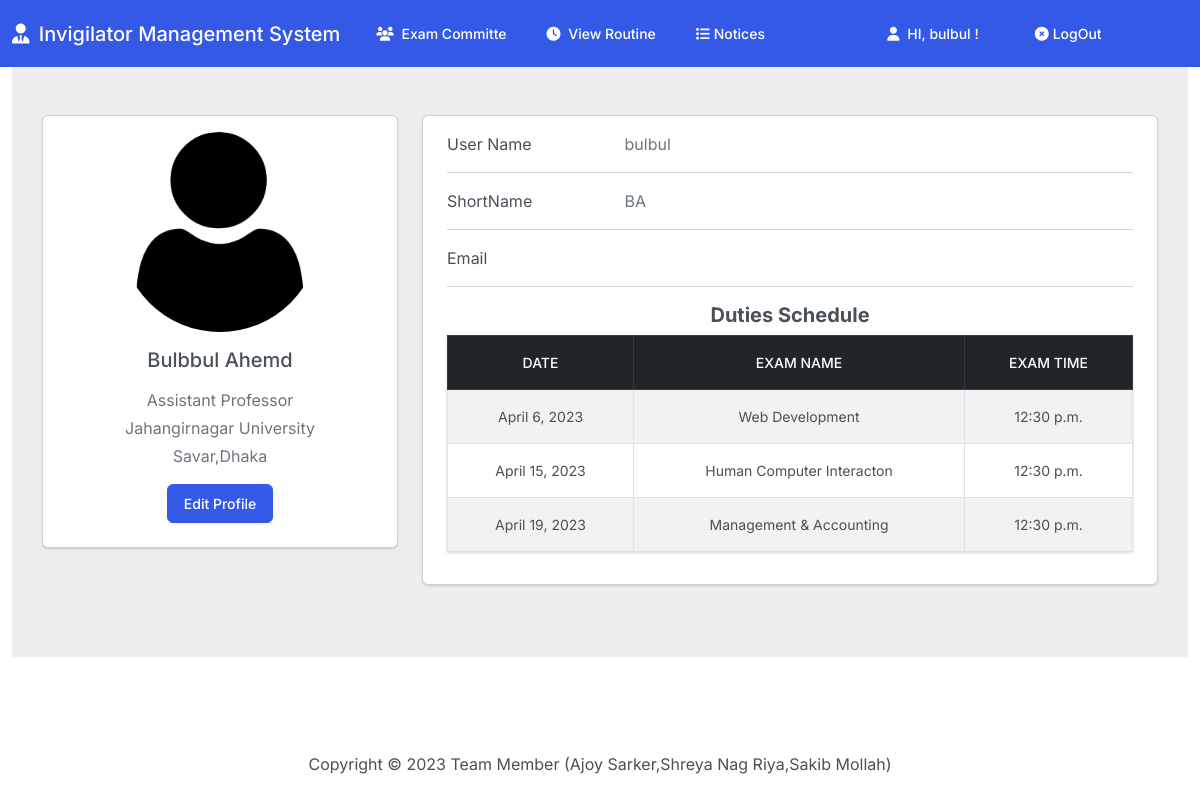
The app's page /profile/bulbul/ (signed in) with its own data.
### InvApp/models.py (models this page shows, shortened)
class Teacher (models.Model):
    choice = (
        ('Yes', 'Chairman'),
        ('No', 'Just a Teacher')
    )
    user = models.OneToOneField(User, on_delete=models.CASCADE, null=True)
    first_name = models.CharField(max_length=50)
    last_name = models.CharField(max_length=50)
    short_name = models.CharField(max_length=10, null=True, unique=True)
    designation = models.CharField(max_length=50)
    image = models.ImageField(upload_to='images/', default='images/default_image.png')

class Exam(models.Model):
    subject = models.OneToOneField(Course, on_delete=models.CASCADE, null=True)
    date = models.DateField()
    exam_time = models.TimeField(null=True)
    teachers = models.ManyToManyField(Teacher, null=True)

class Course (models.Model):
    course_name = models.CharField(max_length=200, null=True, unique=True)
    course_teacher = models.OneToOneField(
        Teacher, on_delete=models.CASCADE, null=True)
    def __str__(self):
        return self.course_name

### InvApp/views.py (the view)
# urls.py: path('profile/<str:username>/', views.ProfileView.as_view(), name='profile'),
class ProfileView(LoginRequiredMixin, TemplateView):
    template_name = "inv/profile_detail.html"
    login_url = 'stu_login'
    def get_context_data(self, **kwargs):
        context = super().get_context_data(**kwargs)
        username = self.kwargs.get("username")
        user = User.objects.filter(username=username).first()
        if hasattr(user, 'teacher'):
            teacher = user.teacher
            exam = Exam.objects.filter(teachers=teacher)
            context['exams'] = exam
        context['user'] = user
        return context

### InvApp/templates/inv/profile_detail.html (shortened to what this page needs)
{% extends "inv/base.html" %} {% block title %} {{user.username}} - Profile Detail {% endblock %}
{% block body %}
<section style="background-color: #eee">
  <div class="container py-5">
    <div class="row">
      <div class="col-lg-4">
        <div class="card mb-4">
          <div class="card-body text-center">
            {% if user.teacher %}
            <img
            src="{{ user.teacher.image.url }}"
              alt="avatar"
              class="img-fluid rounded-circle shadow-4-strong"
              style="height: 200px; width: 200px; border-radius: 50%;"
            />
            {% endif %}
            {% if user.teacher %}
            <h5 class="my-3">
              {{user.teacher.first_name}} {{user.teacher.last_name}}
            </h5>
            <p class="text-muted mb-1">{{user.teacher.designation}}</p>
            {% endif %}
            <p class="text-muted mb-1">Jahangirnagar University</p>
            <p class="text-muted mb-3">Savar,Dhaka</p>
            {% if user.teacher %}
            <div class="d-flex justify-content-center mb-2">
              <button type="button" class="btn btn-primary">
                <a href="{% url 'edit_teacher' user.teacher.id %}" style="color:white">Edit Profile</a>
              </button>
            </div>
            {% endif %}
          </div>
        </div>
      </div>
      <div class="col-lg-8">
        <div class="card mb-4">
          <div class="card-body">
            <div class="row">
              <div class="col-sm-3">
                <p class="mb-0">User Name</p>
              </div>
              <div class="col-sm-9">
                <p class="text-muted mb-0">{{user.username}}</p>
              </div>
            </div>
            <hr />
             {% if user.teacher %}
            <div class="row">
              <div class="col-sm-3">
                <p class="mb-0">ShortName</p>
              </div>
              <div class="col-sm-9">
                <p class="text-muted mb-0">{{user.teacher.short_name}}</p>
              </div>
            </div>
            <hr />
            {% endif %}
            <div class="row">
              <div class="col-sm-3">
                <p class="mb-0">Email</p>
              </div>
              <div class="col-sm-9">
              </div>
            </div>
            {% if user.teacher %}
            <hr >
            <h5 class="text-center mb-2 fw-bold">Duties Schedule</h5>
            <table class="table table-hover
            table-striped table-bordered table-responsive
            border border-gray" >
              <thead>
                <tr class="table-dark">
                  <th class=" text-center" scope="col">Date</th>
                  <th class=" text-center" scope="col">Exam Name</th>
                  <th class=" text-center" scope="col">Exam Time</th>
                </tr>
              </thead>
              <tbody>
                {% for exam in exams %}
                <tr>
                  <td class=" text-center ">{{exam.date}}</td>
                  <td class=" text-center ">{{exam.subject}}</td>
                  <td class=" text-center ">{{exam.exam_time}}</td>
                  {% endfor %}
                </tr>
              </tbody>
            </table>
            {% endif %}
          </div>
        </div>
      </div>
    </div>
  </div>
</section>
{% endblock %}

### InvApp/templates/inv/base.html (shortened to what this page needs)
{% load static %}
<!DOCTYPE html>
<html lang="en">
  <head>
    <link
      rel="stylesheet"
      href="https://cdnjs.cloudflare.com/ajax/libs/OwlCarousel2/2.3.4/assets/owl.carousel.min.css"
    />
    <link
      rel="stylesheet"
      href="https://cdnjs.cloudflare.com/ajax/libs/OwlCarousel2/2.3.4/assets/owl.theme.default.min.css"
    />
    <link
      rel="stylesheet"
      href="https://cdnjs.cloudflare.com/ajax/libs/font-awesome/6.2.0/css/all.min.css"
    />
    <link
      rel="stylesheet"
      href="https://cdnjs.cloudflare.com/ajax/libs/font-awesome/6.1.1/css/all.min.css"
    />
    <link href="{% static 'css/bootstrap.min.css' %}" rel="stylesheet" />
    <link href="{% static 'css/style.css' %}" rel="stylesheet" />
  </head>
  <body class="d-flex flex-column min-vh-100">
    <nav class="navbar navbar-expand-lg navbar-dark bg-primary">
      <div class="container-fluid">
        <a class="navbar-brand" href="{% url 'index' %}">
          <i class="fa-solid fa-user-tie  me-1"></i>
          {% if user.is_authenticated and user.is_superuser %}
          Invigilator
          {% else %}
          Invigilator Management System
          {% endif%}
        </a>
        <div class="collapse navbar-collapse" id="navbarColor01">
          <ul class="navbar-nav me-auto">
            {% if user.is_authenticated and user.is_superuser or user.teacher %}
            <li class="nav-item">
              <a class="nav-link" href="{% url 'viewcommittellist' %}">
                <i class="fa-sharp fa-solid fa-users  me-1"></i>
                Exam Committe
              </a>
            </li>
            {% endif %}
            <li class="nav-item">
              <a class="nav-link" href="{% url 'viewallsemester' %}">
                <i class="fa-solid fa-clock  me-1"></i> View Routine
              </a>
            </li>
            <li class="nav-item">
              <a class="nav-link" href="{% url 'allnotice' %}">
                <i class="fa-solid fa-list  me-1"></i>Notices
              </a>
            </li>
          </ul>
          <ul class="navbar-nav me-auto">
            {% if user.is_authenticated %}
            <li class="nav-item ms-lg-4">
              <a class="nav-link" href="{% url 'profile' username=user.username %}">
                <i class="fa-solid fa-user me-1"></i>
                HI, {{ user.username }} !
              </a>
            </li>
            <li class="nav-item ms-lg-4">
              <a class="nav-link" href="{% url 'logout' %}">
                <i class="fa-solid fa-circle-xmark  me-1 " ></i>LogOut
              </a>
            </li>
            {% endif %}
          </ul>
        </div>
      </div>
    </nav>
    <div class="container-fluid">
      {% block body %}
      {% endblock %}
    </div>
    <footer class="mt-auto mb-4">
      <div class="text-center">
        <span>
          Copyright &copy;
          Team Member (Ajoy Sarker,Shreya Nag Riya,Sakib Mollah)
        </span>
      </div>
    </footer>
  </body>
</html>

### records on screen
Exam: date "April 6, 2023", subject "Web Development", exam_time "12:30 p.m."
Exam: date "April 15, 2023", subject "Human Computer Interacton", exam_time "12:30 p.m."
Exam: date "April 19, 2023", subject "Management & Accounting", exam_time "12:30 p.m."

### other values on screen
{{ user.username }} "bulbul"
{{ user.teacher.first_name }} "Bulbbul"
{{ user.teacher.last_name }} "Ahemd"
{{ user.teacher.designation }} "Assistant Professor"
{{ user.teacher.short_name }} "BA"
